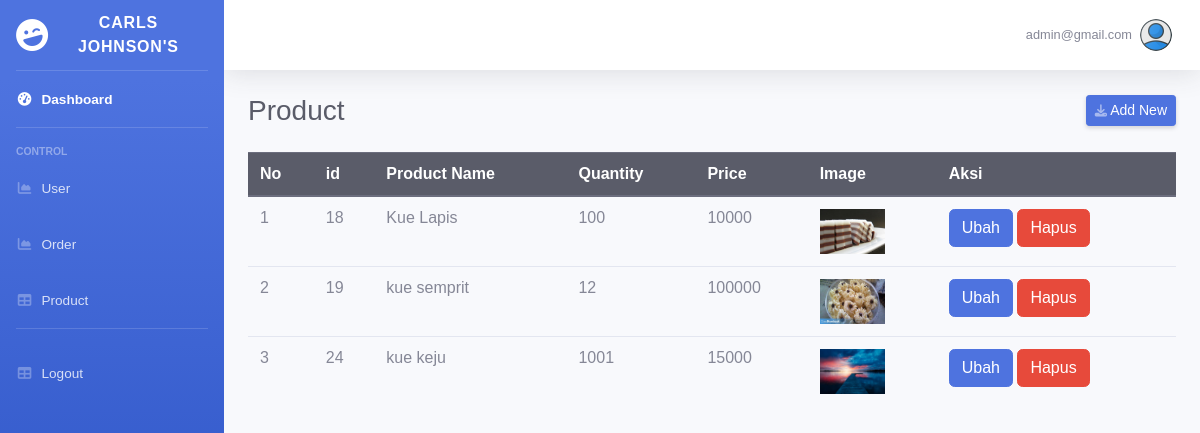
Screenshot of /admin/product.php (signed in) with the database file from the repository.
### tables this page shows
CREATE TABLE `items` (
  `id` int(11) NOT NULL,
  `name` varchar(255) NOT NULL,
  `quantity` int(11) NOT NULL,
  `price` int(11) NOT NULL,
  `image` varchar(255) NOT NULL
);

### admin/product.php (the view, shortened to what this page needs)
<?php
	require '../conn.php';
	$sql ="SELECT * FROM items";
	$hasil = $kunci->prepare($sql);
	$hasil -> execute();
?>
 <?php if($_SESSION['role'] == "admin"): ?>
  <?php require 'master.php' ?>
	<link rel="stylesheet" type="text/css" href="style.css">
	<div class="container-fluid">
	  <div class="d-sm-flex align-items-center justify-content-between mb-4">
	    <h1 class="h3 mb-0 text-gray-800">Product</h1>
	    <a href="add_product.php" class="d-none d-sm-inline-block btn btn-sm btn-primary shadow-sm"><i class="fas fa-download fa-sm text-white-50"></i> Add New</a>
	 </div>
	<table class="table">
	  <thead class="thead-dark">
	    <tr>
	    	<th scope="col">No</th>
	      <th scope="col">id</th>
	      <th scope="col">Product Name</th>
	      <th scope="col">Quantity</th>
	      <th scope="col">Price</th>
	      <th scope="col">Image</th>
	      <th scope="col">Aksi</th>
	    </tr>
	  </thead>
	  <tbody>
	   <?php
		$i = 0;
		while($data =$hasil->fetch()):
			$i++;?>
		<tr>
			<td><?= $i;?></td>
			<td><?= $data['id'];?></td>
			<td><?= $data['name'];?></td>
			<td><?= $data['quantity'];?></td>
			<td><?= $data['price'];?></td>
			<td><img id="photo" src="<?= $data['image'] ?>"  width="65px" height="45px"></td>
			<td>
				<a class="btn btn-primary" href="edit_produk.php?id=<?= $data['id']; ?>">Ubah</a>
				<a class="btn btn-danger" href="proses_hapus_produk.php?id=<?= $data['id']; ?>">Hapus</a>
			</td>
		</tr>
	<?php endwhile; ?>
	  </tbody>
	</table>
<?php endif ?>

### admin/style.css (style rules this page uses)
body { font-family: "Poppins", sans-serif; height: 100vh; }
a { color: #92badd; display:inline-block; text-decoration: none; font-weight: 400; }

### rows the page displays
items: id "18", name "Kue Lapis", quantity "100", price "10000", image (picture)
items: id "19", name "kue semprit", quantity "12", price "100000", image (picture)
items: id "24", name "kue keju", quantity "1001", price "15000", image (picture)

### other values shown
$_SESSION['email'] "admin@gmail.com"
